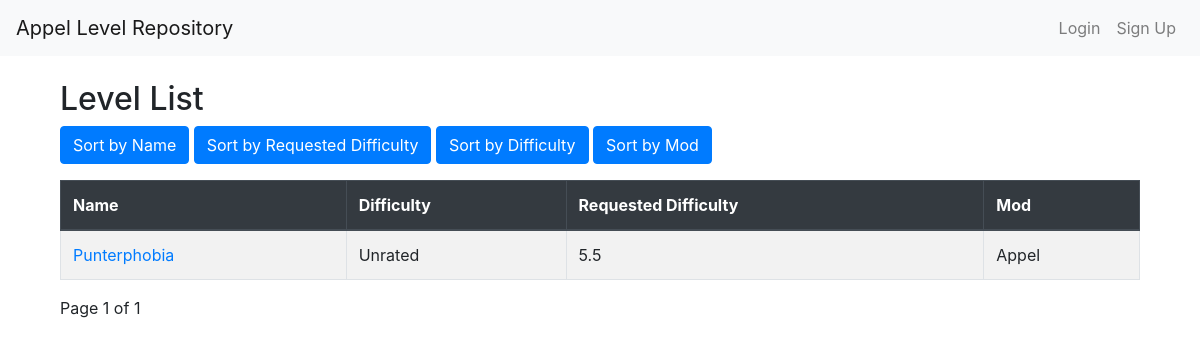
The page /list/ on the database as committed earlier.
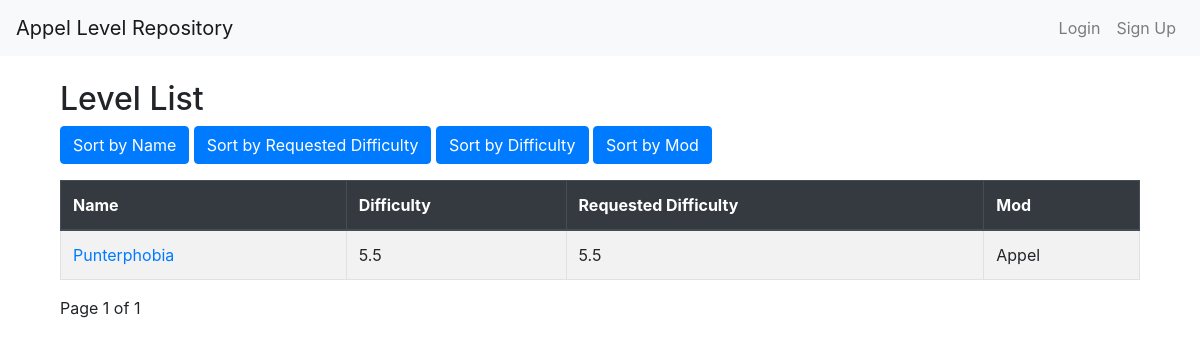
The same page on the database as committed later.
### levels/models.py (models this page shows, shortened)
class Level(models.Model):
    MOD_CHOICES = [
        ('appel', 'Appel'),
        ('appelp', 'Appel+'),
        ('appelm', 'Appel Multiplayer'),
        ('sheepel', 'Sheepel'),
        ('appel-playground', "Appel Playground")
    ]
    name = models.CharField(max_length=100)
    level_code = models.TextField(max_length=10000)
    description = models.TextField(null=True, blank=True, default="", max_length=2000)
    original_uploader = models.CharField(null=True, blank=True, default="", max_length=100)
    difficulty = models.FloatField(default=0)
    rated_difficulty = models.FloatField(null=True, blank=True)
    level_ratings = models.JSONField(default=list, blank=True)
    mod_category = models.CharField(max_length=50, choices=MOD_CHOICES, default='appel')
    creator = models.ForeignKey(User, on_delete=models.CASCADE, related_name="levels")
    created_at = models.DateTimeField(auto_now_add=True)

### levels/views.py (the view)
# urls.py: path('list/', views.level_list, name='list'),
def level_list(request):
    levels = Level.objects.all()
    sort_by = request.GET.get('sort', 'name')  # Default sorting by name
    sort_direction = request.GET.get('direction', 'asc')  # Default sorting direction
    if sort_by in ['name', 'difficulty', 'rated_difficulty', 'mod_category']:
        if sort_direction == 'desc':
            levels = levels.order_by(f'-{sort_by}')  # Descending order
        else:
            levels = levels.order_by(sort_by)  # Ascending order
    paginator = Paginator(levels, 10)  # Show 10 levels per page
    page_number = request.GET.get('page')
    page_obj = paginator.get_page(page_number)
    return render(request, 'levels/level_list.html',
    {
        'page_obj': page_obj,
        'sort_by': sort_by,
        'sort_direction': sort_direction,
    })

### levels/templates/levels/level_list.html (shortened to what this page needs)
{% extends 'base.html' %}
{% block content %}
<div class="container">
    <h2>Level List</h2>
    <div class="mb-3">
        <a href="?sort=name&direction={% if sort_by == 'name' and sort_direction == 'asc' %}desc{% else %}asc{% endif %}" class="btn btn-primary">Sort by Name</a>
        <a href="?sort=difficulty&direction={% if sort_by == 'difficulty' and sort_direction == 'asc' %}desc{% else %}asc{% endif %}" class="btn btn-primary">Sort by Requested Difficulty</a>
        <a href="?sort=rated_difficulty&direction={% if sort_by == 'rated_difficulty' and sort_direction == 'asc' %}desc{% else %}asc{% endif %}" class="btn btn-primary">Sort by Difficulty</a>
        <a href="?sort=mod_category&direction={% if sort_by == 'mod_category' and sort_direction == 'asc' %}desc{% else %}asc{% endif %}" class="btn btn-primary">Sort by Mod</a>
    </div>
    <table class="table table-striped table-bordered">
        <thead class="thead-dark">
            <tr>
                <th>Name</th>
                <th>Difficulty</th>
                <th>Requested Difficulty</th>
                <th>Mod</th>
            </tr>
        </thead>
        <tbody>
            {% for level in page_obj %}
                <tr>
                    <td><a href="{% url 'levels:level_detail' level.id %}">{{ level.name }}</a></td>
                    {% if level.rated_difficulty %}
                    <td>{{ level.rated_difficulty }}</td>
                    {% else %}
                    <td>Unrated</td>
                    {% endif %}
                    <td>{{ level.difficulty }}</td>
                    <td>{{ level.get_mod_category_display }}</td>
                </tr>
            {% empty %}
                <tr>
                    <td colspan="2">No levels available.</td>
                </tr>
            {% endfor %}
        </tbody>
    </table>
    <div class="pagination">
        <span>Page {{ page_obj.number }} of {{ page_obj.paginator.num_pages }}</span>
    </div>
</div>
{% endblock %}

### levels/templates/base.html (shortened to what this page needs)
{% load static %}
<!DOCTYPE html>
<html lang="en">
<head>
    <link rel="stylesheet" href="https://stackpath.bootstrapcdn.com/bootstrap/4.5.2/css/bootstrap.min.css">
</head>
<body>
    <nav class="navbar navbar-expand-lg navbar-light bg-light">
        <a class="navbar-brand" href="{% url 'levels:home' %}">Appel Level Repository</a>
        <div class="collapse navbar-collapse" id="navbarNav">
            <ul class="navbar-nav ml-auto">
                {% if user.is_authenticated %}
                    <li class="nav-item"><a class="nav-link" href="{% url 'levels:upload' %}">Upload Level</a></li>
                    <li class="nav-item"><a class="nav-link" href="{% url 'levels:logout' %}">Logout</a></li>
                {% else %}
                    <li class="nav-item"><a class="nav-link" href="{% url 'levels:login' %}">Login</a></li>
                    <li class="nav-item"><a class="nav-link" href="{% url 'levels:signup' %}">Sign Up</a></li>
                {% endif %}
            </ul>
        </div>
    </nav>
    <div class="container mt-4">
        {% block content %}{% endblock %}
    </div>
</body>
</html>

Rows that differ between the two databases and show on the page:
changed Level "Punterphobia": rated_difficulty (not shown) → "5.5"; no longer shows "Unrated"
